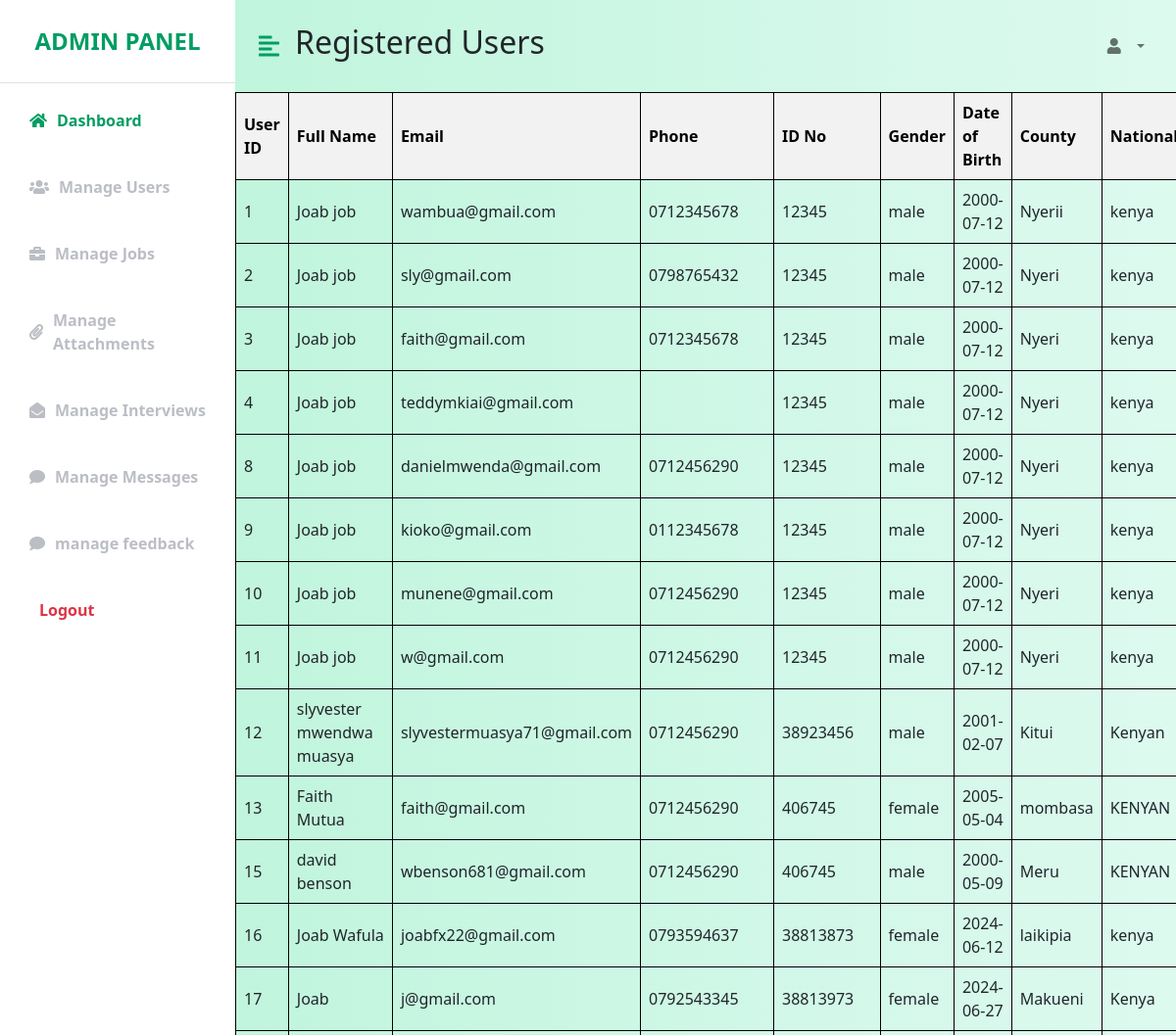
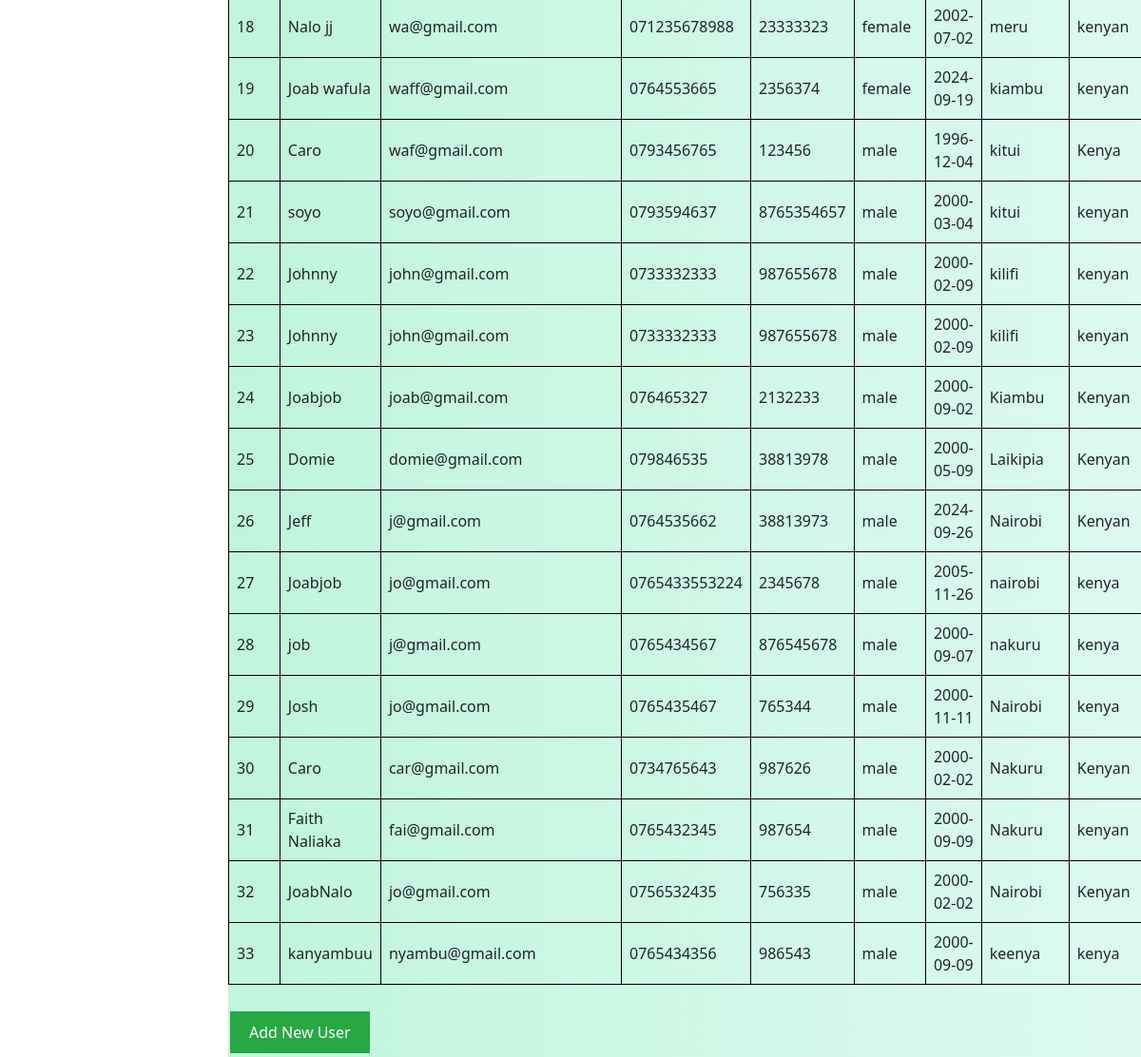
/fetch_user.php, run on the app's committed database (2 pictures, top to bottom).
### tables this page shows
CREATE TABLE `users` (
  `User_id` int(20) NOT NULL,
  `fullname` varchar(100) NOT NULL,
  `email` varchar(100) NOT NULL,
  `password` varchar(255) NOT NULL,
  `registration_date` timestamp NOT NULL DEFAULT current_timestamp(),
  `phone` varchar(15) DEFAULT NULL,
  `id_no` varchar(20) DEFAULT NULL,
  `gender` enum('male','female','other') DEFAULT NULL,
  `dob` date DEFAULT NULL,
  `county` varchar(50) DEFAULT NULL,
  `nationality` varchar(50) DEFAULT NULL,
  `application_count` int(11) DEFAULT 0,
  `is_premium` tinyint(1) DEFAULT 0,
  `account_status` varchar(50) DEFAULT 'Active'
);

### fetch_user.php (the view, shortened to what this page needs)
<!DOCTYPE html>
<html lang="en">
<head>
    <link href="https://cdn.jsdelivr.net/npm/bootstrap@5.0.0-beta3/dist/css/bootstrap.min.css" rel="stylesheet" />
    <link rel="stylesheet" href="https://cdnjs.cloudflare.com/ajax/libs/font-awesome/5.15.3/css/all.min.css" />
    <link rel="stylesheet" href="adminpannel.css" />
</head>
<body>
<div class="d-flex" id="wrapper">
        <div class="bg-white" id="sidebar-wrapper">
            <div class="sidebar-heading text-center py-4 primary-text fs-4 fw-bold text-uppercase border-bottom">
                <i class=></i>Admin Panel</div>
            <div class="list-group list-group-flush my-3">
                <a href="adminpannel.php" class="list-group-item list-group-item-action bg-transparent second-text active">
                    <i class="fa fa-home"></i>Dashboard</a>
                <br>
                <a href="fetch_user.php" class="list-group-item list-group-item-action bg-transparent second-text fw-bold">
                    <i class="fa fa-users"></i>Manage Users</a>
                <br>
                <a href="manage_jobs.php" class="list-group-item list-group-item-action bg-transparent second-text fw-bold">
                    <i class="fa fa-briefcase"></i>Manage Jobs</a>
                <br>
                <a href="manage_attachments.php" class="list-group-item list-group-item-action bg-transparent second-text fw-bold">
                    <i class="fa fa-paperclip"></i>Manage Attachments</a>
                <br>
                <a href="manage_interviews.php" class="list-group-item list-group-item-action bg-transparent second-text fw-bold">
                    <i class="fa fa-envelope-open"></i>Manage Interviews</a>
                <br>
                <a href="admin_manage_messages.php" class="list-group-item list-group-item-action bg-transparent second-text fw-bold">
                    <i class="fa fa-comment"></i>Manage Messages</a>
                <br>
                <a href="admin_feedback.php" class="list-group-item list-group-item-action bg-transparent second-text fw-bold">
                    <i class="fa fa-comment"></i>manage feedback</a>
                <br>
                <a href="admin_logout.php" class="list-group-item list-group-item-action bg-transparent text-danger fw-bold">
                    <i class="fa fa-sign-out"></i>Logout</a>
            </div>
        </div>
        <div id="page-content-wrapper">
            <nav class="navbar navbar-expand-lg navbar-light bg-transparent py-4 px-4">
                <div class="d-flex align-items-center">
                    <i class="fas fa-align-left primary-text fs-4 me-3" id="menu-toggle"></i>
                    <h2 class="fs-2 m-0"><h2>Registered Users</h2></h2>
                </div>
                <div class="collapse navbar-collapse" id="navbarSupportedContent">
                    <ul class="navbar-nav ms-auto mb-2 mb-lg-0">
                        <li class="nav-item dropdown">
                            <a class="nav-link dropdown-toggle second-text fw-bold" href="#" id="navbarDropdown"
                                role="button" data-bs-toggle="dropdown" aria-expanded="false">
                                <i class="fas fa-user me-2"></i>
                </a>
                        </li>
                    </ul>
                </div>
            </nav>
            <?php
require_once 'connect.php';
$sql = "SELECT user_id, fullname, email, password, phone, id_no, gender, dob, county, nationality FROM users";
$result = $conn->query($sql);
if ($result->num_rows > 0) {
    echo "<table>";
    echo "<tr><th>User ID</th><th>Full Name</th><th>Email</th><th>Phone</th><th>ID No</th><th>Gender</th><th>Date of Birth</th><th>County</th><th>Nationality</th><th>Actions</th></tr>";
    while($row = $result->fetch_assoc()) {
        echo "<tr>";
        echo "<td>" . $row['user_id'] . "</td>";
        echo "<td>" . $row['fullname'] . "</td>";
        echo "<td>" . $row['email'] . "</td>";
        echo "<td>" . $row['phone'] . "</td>";
        echo "<td>" . $row['id_no'] . "</td>";
        echo "<td>" . $row['gender'] . "</td>";
        echo "<td>" . $row['dob'] . "</td>";
        echo "<td>" . $row['county'] . "</td>";
        echo "<td>" . $row['nationality'] . "</td>";
        echo "</tr>";
    }
    echo "</table>";
    echo "<br>";
     echo "<form action='add_user.php' method='GET'>";
     echo "<button type='submit' class='add-button'>Add New User</button>";
     echo "</form>";
} else {
    echo "<h2>No users found.</h2>";
}
?>
            </div>
        </div>
</body>
</html>

### adminpannel.css (style rules this page uses)
:root { --main-bg-color: #009d63; --main-text-color: #009d63; --second-text-color: #bbbec5; --second-bg-color: #c1efde; }
.primary-text { color: var(--main-text-color); }
.second-text { color: var(--second-text-color); }
#wrapper { overflow-x: hidden; background-image: linear-gradient( to right, #baf3d7, #c2f5de, #cbf7e4, #d4f8ea, #ddfaef ); }
#sidebar-wrapper { min-height: 100vh; margin-left: -15rem; -webkit-transition: margin 0.25s ease-out; -moz-transition: margin 0.25s ease-out; -o-transition: margin 0.25s ease-out; transition: margin 0.25s ease-out; }
#sidebar-wrapper .sidebar-heading { padding: 0.875rem 1.25rem; font-size: 1.2rem; }
#sidebar-wrapper .list-group { width: 15rem; }
#page-content-wrapper { min-width: 100vw; }
#menu-toggle { cursor: pointer; }
.list-group-item { border: none; padding: 10px 30px; display: flex; align-items: center; }
.list-group-item i { margin-right: 10px; }
.list-group-item.active { background-color: transparent; color: var(--main-text-color); font-weight: bold; border: none; }
@media (min-width: 768px) { #sidebar-wrapper { margin-left: 0; } }
@media (min-width: 768px) { #page-content-wrapper { min-width: 0; width: 100%; } }

### fetch_user.php (style rules this page uses)
table { width: 100%; border-collapse: collapse; }
th, td { border: 1px solid black; padding: 8px; text-align: left; }
th { background-color: #f2f2f2; color: black; }
.add-button { background-color: #28a745; color: white; border: none; padding: 10px 20px; text-align: center; text-decoration: none; display: inline-block; font-size: 16px; margin: 4px 2px; cursor: pointer; }

### data on the page
users: User_id "1", fullname "Joab job", email "wambua@gmail.com", phone "0712345678", id_no "12345", gender "male", dob "2000-07-12", county "Nyerii", nationality "kenya"
users: User_id "2", fullname "Joab job", email "sly@gmail.com", phone "0798765432", id_no "12345", gender "male", dob "2000-07-12", county "Nyeri", nationality "kenya"
users: User_id "3", fullname "Joab job", email "faith@gmail.com", phone "0712345678", id_no "12345", gender "male", dob "2000-07-12", county "Nyeri", nationality "kenya"
users: User_id "4", fullname "Joab job", email "teddymkiai@gmail.com", id_no "12345", gender "male", dob "2000-07-12", county "Nyeri", nationality "kenya"
users: User_id "8", fullname "Joab job", email "danielmwenda@gmail.com", phone "0712456290", id_no "12345", gender "male", dob "2000-07-12", county "Nyeri", nationality "kenya"
users: User_id "9", fullname "Joab job", email "kioko@gmail.com", phone "0112345678", id_no "12345", gender "male", dob "2000-07-12", county "Nyeri", nationality "kenya"
users: User_id "10", fullname "Joab job", email "munene@gmail.com", phone "0712456290", id_no "12345", gender "male", dob "2000-07-12", county "Nyeri", nationality "kenya"
users: User_id "11", fullname "Joab job", email "w@gmail.com", phone "0712456290", id_no "12345", gender "male", dob "2000-07-12", county "Nyeri", nationality "kenya"
users: User_id "12", fullname "slyvester mwendwa muasya", email "slyvestermuasya71@gmail.com", phone "0712456290", id_no "38923456", gender "male", dob "2001-02-07", county "Kitui", nationality "Kenyan"
users: User_id "13", fullname "Faith Mutua", email "faith@gmail.com", phone "0712456290", id_no "406745", gender "female", dob "2005-05-04", county "mombasa", nationality "KENYAN"
users: User_id "15", fullname "david benson", email "wbenson681@gmail.com", phone "0712456290", id_no "406745", gender "male", dob "2000-05-09", county "Meru", nationality "KENYAN"
users: User_id "16", fullname "Joab Wafula", email "joabfx22@gmail.com", phone "0793594637", id_no "38813873", gender "female", dob "2024-06-12", county "laikipia", nationality "kenya"
users: User_id "17", fullname "Joab", email "j@gmail.com", phone "0792543345", id_no "38813973", gender "female", dob "2024-06-27", county "Makueni", nationality "Kenya"
users: User_id "18", fullname "Nalo jj", email "wa@gmail.com", phone "071235678988", id_no "23333323", gender "female", dob "2002-07-02", county "meru", nationality "kenyan"
users: User_id "19", fullname "Joab wafula", email "waff@gmail.com", phone "0764553665", id_no "2356374", gender "female", dob "2024-09-19", county "kiambu", nationality "kenyan"
users: User_id "20", fullname "Caro", email "waf@gmail.com", phone "0793456765", id_no "123456", gender "male", dob "1996-12-04", county "kitui", nationality "Kenya"
users: User_id "21", fullname "soyo", email "soyo@gmail.com", phone "0793594637", id_no "8765354657", gender "male", dob "2000-03-04", county "kitui", nationality "kenyan"
users: User_id "22", fullname "Johnny", email "john@gmail.com", phone "0733332333", id_no "987655678", gender "male", dob "2000-02-09", county "kilifi", nationality "kenyan"
users: User_id "23", fullname "Johnny", email "john@gmail.com", phone "0733332333", id_no "987655678", gender "male", dob "2000-02-09", county "kilifi", nationality "kenyan"
users: User_id "24", fullname "Joabjob", email "joab@gmail.com", phone "076465327", id_no "2132233", gender "male", dob "2000-09-02", county "Kiambu", nationality "Kenyan"
users: User_id "25", fullname "Domie", email "domie@gmail.com", phone "079846535", id_no "38813978", gender "male", dob "2000-05-09", county "Laikipia", nationality "Kenyan"
users: User_id "26", fullname "Jeff", email "j@gmail.com", phone "0764535662", id_no "38813973", gender "male", dob "2024-09-26", county "Nairobi", nationality "Kenyan"
users: User_id "27", fullname "Joabjob", email "jo@gmail.com", phone "0765433553224", id_no "2345678", gender "male", dob "2005-11-26", county "nairobi", nationality "kenya"
users: User_id "28", fullname "job", email "j@gmail.com", phone "0765434567", id_no "876545678", gender "male", dob "2000-09-07", county "nakuru", nationality "kenya"
users: User_id "29", fullname "Josh", email "jo@gmail.com", phone "0765435467", id_no "765344", gender "male", dob "2000-11-11", county "Nairobi", nationality "kenya"
users: User_id "30", fullname "Caro", email "car@gmail.com", phone "0734765643", id_no "987626", gender "male", dob "2000-02-02", county "Nakuru", nationality "Kenyan"
users: User_id "31", fullname "Faith Naliaka", email "fai@gmail.com", phone "0765432345", id_no "987654", gender "male", dob "2000-09-09", county "Nakuru", nationality "kenyan"
users: User_id "32", fullname "JoabNalo", email "jo@gmail.com", phone "0756532435", id_no "756335", gender "male", dob "2000-02-02", county "Nairobi", nationality "Kenyan"
users: User_id "33", fullname "kanyambuu", email "nyambu@gmail.com", phone "0765434356", id_no "986543", gender "male", dob "2000-09-09", county "keenya", nationality "kenya"
